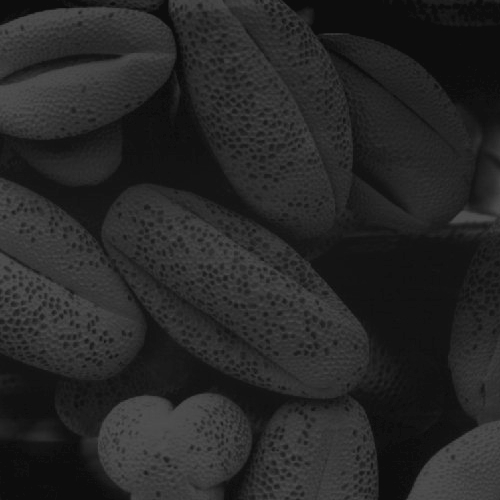
#> input picture material/Bilder/Pollen1.jpg, 500 x 500 px
$ jupyter execute ex4_3.ipynb   (shell and % lines are left out)
#> lines starting #> are read from the running program, lines starting #| are printed output that depends on the picture
# Aufgabe 3: Inverse Filterung
Ist der einem aufgenommenen Bild $g$ zugrundeliegende Störfunktion $h$ und dessen Fouriertransformierte $H$ bekannt, so kann mittels *inverser Filterung* das Originalbild
\begin{align}
  \widehat{F}(u, v) &= \frac{G(u,v)}{H(u,v)}
\end{align}
rekonstruiert werden.
Dabei ist
\begin{align}
  \widehat{F}(u, v) &= F(u,v) + \frac{N(u,v)}{H(u,v)}
\end{align}
weiterhin durch einen unbekannten additiven Rauschprozess $n$ gestört.

Modellieren Sie einen selbstgewählten Störprozess (beispielsweise die durch Bewegung der Kamera während der Bildaufnahme erzeugte Unschärfe und atmosphärische Störungen, siehe Vorlesungsfolien) und simulieren Sie dessen Auswirkungen auf einigen Beispielbildern!
Versuchen Sie nun, mittels inverser Filterung das Originalbild zu rekonstruieren!
Wiederholen Sie diesen Versuch mit verschiedenen - dem eigentlichen Störprozess einhergehenden - Rauschprozessen und variieren Sie deren Intensitäten!
Beschreiben und erklären Sie Ihre Beobachtungen!

## 0. Pfade, Pakete etc.

[cell 1]
import glob
import urllib.request

import matplotlib.pyplot as plt
import matplotlib.colors as mcolors

import imageio
import numpy as np

import math

[cell 2]
image_filter = './../material/Bilder/Pollen1.jpg'

## 1. Definition der Störprozesse

Definieren Sie den **Störprozess** als Funktion $H$ der Koordinaten $(u,v)$ im Frequenzbereich. Tipp: Verwenden Sie normalisierte Werte $\in [-1,1]$!

[cell 3]
T = 1
a = b = 10
H = lambda u,v: (1 / (np.pi * (u*a + v*b) + 0.0000001)) * np.sin(np.pi * (u*a + v*b)) * np.exp(-1j * np.pi * (u*a + v*b))

Geben Sie nun einen additiven **Rauschprozess** als Funktion $N$ an, die ebenfalls im Frequenzbereich vorliegt.

[cell 4]
N = lambda u,v: np.complex(np.cos(np.random.rand(1) * np.pi) + 1j * np.sin(np.random.rand(1) * np.pi))

## 2. Laden des Bildes

[cell 5]
image_path = np.random.choice(glob.glob(image_filter))
image = imageio.imread(image_path)
#> image is the input picture: shape (500, 500); min 12, max 83, mean 38.7

Für diese Aufgabe ist es wichtig, das Bild im Fließkommaformat vorliegen zu haben. Andernfalls kann der Median nicht immer korrekt berechent werden. Konvertieren sie `image` zu einer geeigneten Repräsentation:

[cell 6]
image_max = np.float32(np.max(image))  # Maximum bestimmen
#> image_max = 83
image_min = np.float32(np.min(image))  # Minimum bestimmen
#> image_min = 12
image = (np.float32(image) - image_min) / (image_max-image_min)
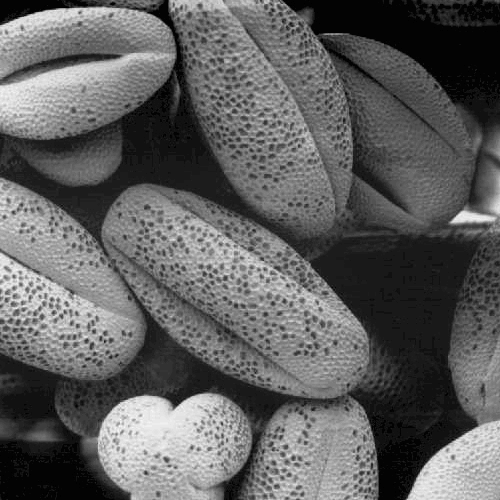
#> image: shape (500, 500) float32; min 0, max 1, mean 0.377

## 3. Simulation der Störung

Wir definieren zunächst eine Hilfsfunktion `ex4_apply_noise`, die ein Originalbild $f$ mit den Prozessen $H$ und $N$ stört und das gestörte Bild $g$ sowie die Fouriertransformierte $G$ zurückgibt:

[cell 7]
def ex4_apply_noise(f, H, N):
    # Fouriertransformation
    F = np.fft.fftshift(np.fft.fft2(f))

    G = np.zeros_like(F)

    for u, v in np.ndindex(*f.shape):
        u_ = 2 * (float(u) / f.shape[0]) - 1.0
        v_ = 2 * (float(v) / f.shape[1]) - 1.0

        # Anwendung des Prozesses N und H
        G[u,v] = F[u,v] * H(u_, v_) + N(u_, v_)

    g = np.real(np.fft.ifft2(np.fft.ifftshift(G)))
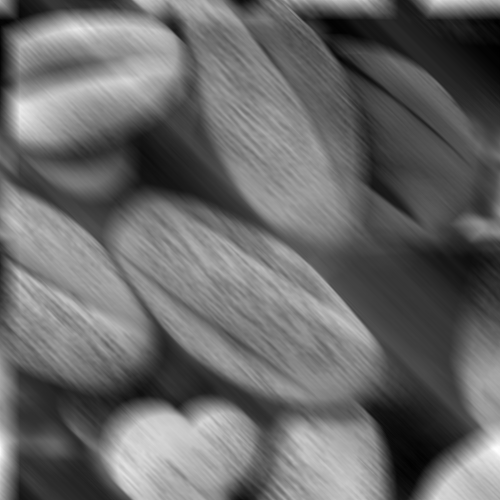
#> g: shape (500, 500) float64; min -0.423, max 0.603, mean -3.98e-19; drawn with min black and max white
    return G, g

Die Funktion wird nun eingesetzt, um das Bild einmal nur durch $H$ und einmal durch $H$ und $N$ zu stören.

[cell 8]
G1, g1 = ex4_apply_noise(image, H, lambda u, v: 0)  # Störung nur durch H, N ist 0
G2, g2 = ex4_apply_noise(image, H, N)

Visualisieren Sie `image`, `g1` und `g2` nebeneinander:

[cell 9]
plt.figure()
plt.imshow(g1, cmap='gray')

[cell 10]
plt.figure()
plt.imshow(g2, cmap='gray')

[cell 11]
plt.figure()
plt.imshow(g2 - g1, cmap='gray')
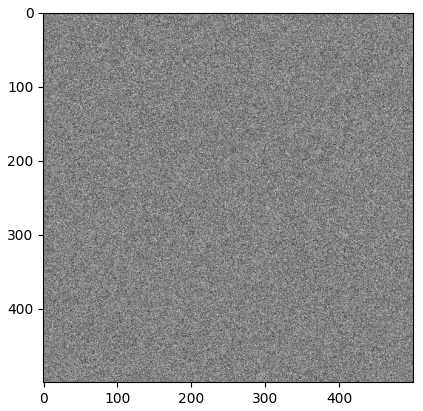
#> figure drawn by matplotlib, 1 panel

## 4. Rekonstruktion
Es soll nun versucht werden, das Originalbild $f$ aus `g1` und `g2` mittels inverser Filterung wiederherzustellen. Dazu definieren wir zunächst eine Funktion `ex4_inverse_filter`, die mit Hilfe der Gleichung (1) eine solche durchführt und das entstörte Bild $f'$ zurückgibt. Dabei ist diesmal allerdings nur $H$ bekannt:

[cell 12]
def ex4_inverse_filter(g, H):
    G = np.fft.fftshift(np.fft.fft2(g))
    F_hat = np.ones(G.shape, dtype=np.complex)
    for v in range(G.shape[1]):
        for u in range(G.shape[0]):
            u_ = 2 * (float(u) / g.shape[0]) - 1.0
            v_ = 2 * (float(v) / g.shape[1]) - 1.0

            F_hat[u, v] = G[u, v] / H(u_, v_)

    inf_idxs = np.argwhere(np.isinf(F_hat))
#> inf_idxs = 311 pairs, first value 1 to 499, second value 1 to 499
    for inf_idx in inf_idxs:
        F_hat[inf_idx[0], inf_idx[1]] = 0.0 + 0.0j
#> this loop made 311 passes
#> inf_idx on passes 1 to 3: [1, 499], [2, 498], [3, 497]

#     nan_idxs = np.argwhere(np.isnan(F_hat))
#     for nan_idx in nan_idxs:
#         F_hat[nan_idx[0], nan_idx[1]] = 0.0 + 0.0j


    f_ = np.real(np.fft.ifft2(np.fft.ifftshift(F_hat)))
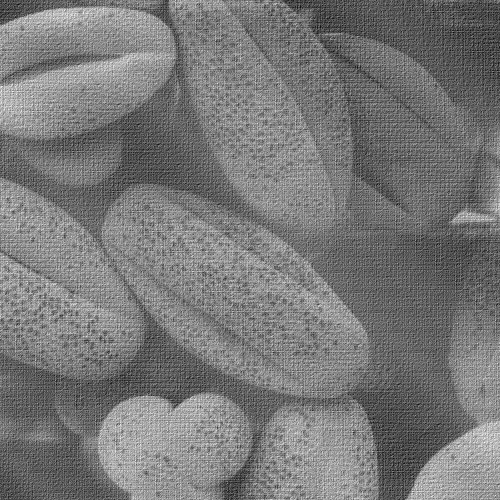
#> f_: shape (500, 500) float64; min -1.04, max 1.16, mean 1.59e-18; drawn with min black and max white
    return f_

Die Funktion wird jetzt für `g1` und `g2` aufgerufen:

[cell 13]
f1_ = ex4_inverse_filter(g1, H)
f2_ = ex4_inverse_filter(g2, H)
#> the loop in ex4_inverse_filter (call 2), `for inf_idx in inf_idxs:` made 311 passes
#> in ex4_inverse_filter (call 2), `f_ = np.real(np.fft.ifft2(np.fft.ifftshift(F_hat)))`:
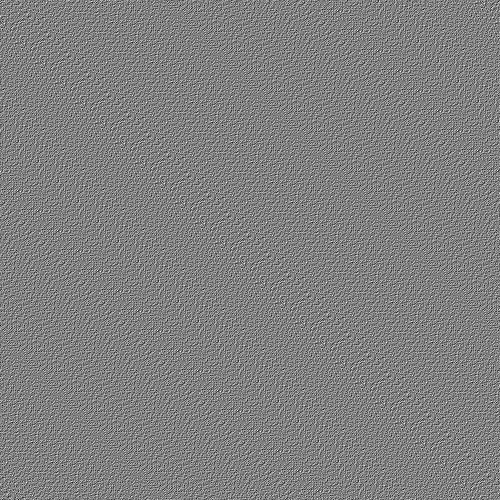
#> f_: shape (500, 500) float64; min -1.34e+13, max 1.32e+13, mean 0; drawn with min black and max white

[cell 14]
print(f1_)
#> (printed output is left out)
